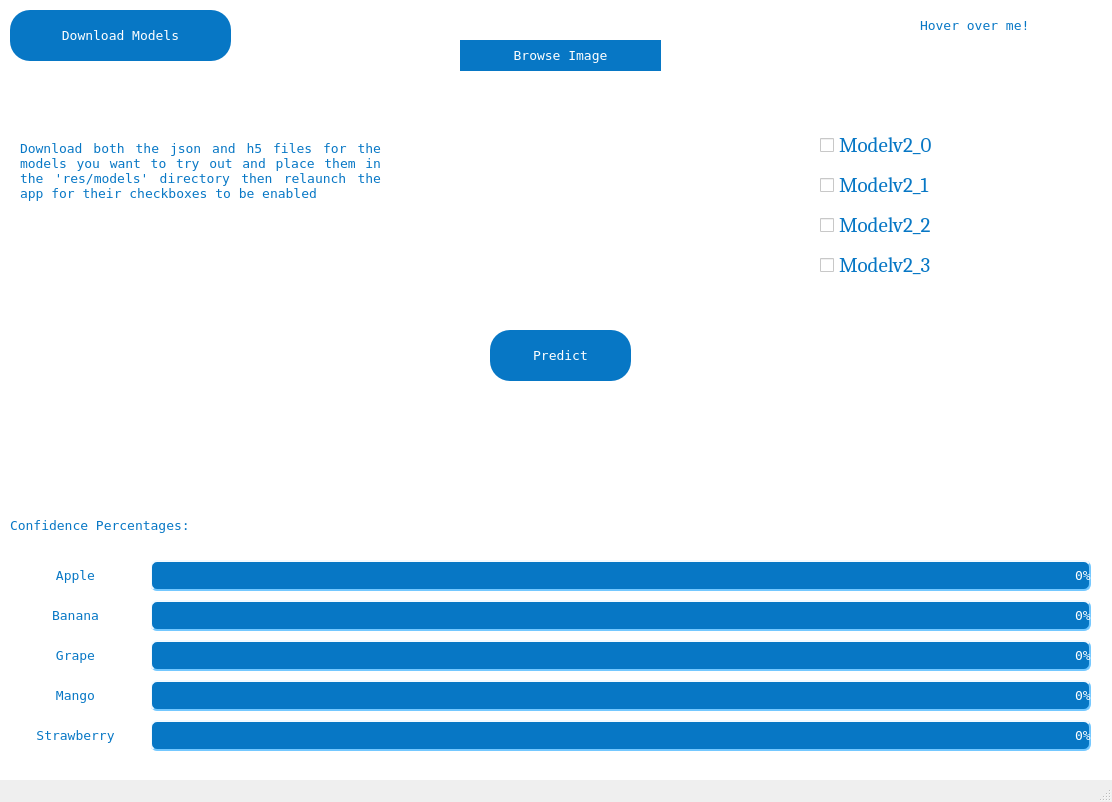
<?xml version="1.0" encoding="UTF-8"?>
<ui version="4.0">
 <class>MainWindow</class>
 <widget class="QMainWindow" name="MainWindow">
  <property name="geometry">
   <rect>
    <x>0</x>
    <y>0</y>
    <width>1112</width>
    <height>802</height>
   </rect>
  </property>
  <property name="sizePolicy">
   <sizepolicy hsizetype="Fixed" vsizetype="Fixed">
    <horstretch>0</horstretch>
    <verstretch>0</verstretch>
   </sizepolicy>
  </property>
  <property name="font">
   <font>
    <family>DejaVu Sans Mono</family>
    <pointsize>10</pointsize>
    <weight>50</weight>
    <italic>false</italic>
    <bold>false</bold>
   </font>
  </property>
  <property name="windowTitle">
   <string>NFA to DFA</string>
  </property>
  <property name="styleSheet">
   <string notr="true">font: 10pt &quot;DejaVu Sans Mono&quot;;
</string>
  </property>
  <widget class="QWidget" name="centralwidget">
   <property name="styleSheet">
    <string notr="true">background-color: rgb(255, 255, 255);</string>
   </property>
   <widget class="QPushButton" name="predictBtn">
    <property name="geometry">
     <rect>
      <x>490</x>
      <y>330</y>
      <width>141</width>
      <height>51</height>
     </rect>
    </property>
    <property name="styleSheet">
     <string notr="true">color: rgb(255, 255, 255);
font: 75 16pt &quot;Cambria&quot;;
background-color:rgb(7, 119, 197);
border-radius:20px;
</string>
    </property>
    <property name="text">
     <string>Predict</string>
    </property>
   </widget>
   <widget class="QPushButton" name="browsePictureBtn">
    <property name="geometry">
     <rect>
      <x>460</x>
      <y>40</y>
      <width>201</width>
      <height>31</height>
     </rect>
    </property>
    <property name="styleSheet">
     <string notr="true">color: rgb(255, 255, 255);
font: 75 12pt &quot;Cambria&quot;;
background-color:rgb(7, 119, 197);
border-radius:20px;
</string>
    </property>
    <property name="text">
     <string>Browse Image</string>
    </property>
   </widget>
   <widget class="QLabel" name="imgView">
    <property name="geometry">
     <rect>
      <x>450</x>
      <y>90</y>
      <width>224</width>
      <height>224</height>
     </rect>
    </property>
    <property name="text">
     <string/>
    </property>
    <property name="pixmap">
     <pixmap>../img.png</pixmap>
    </property>
    <property name="scaledContents">
     <bool>true</bool>
    </property>
   </widget>
   <widget class="QLabel" name="predictedText">
    <property name="geometry">
     <rect>
      <x>20</x>
      <y>390</y>
      <width>1071</width>
      <height>91</height>
     </rect>
    </property>
    <property name="styleSheet">
     <string notr="true">color: rgb(7, 119, 197);
font: 75 16pt &quot;Cambria&quot;;</string>
    </property>
    <property name="text">
     <string/>
    </property>
    <property name="alignment">
     <set>Qt::AlignCenter</set>
    </property>
   </widget>
   <widget class="QCheckBox" name="modelv20cb">
    <property name="geometry">
     <rect>
      <x>820</x>
      <y>130</y>
      <width>151</width>
      <height>31</height>
     </rect>
    </property>
    <property name="font">
     <font>
      <family>Cambria</family>
      <pointsize>16</pointsize>
      <weight>9</weight>
      <italic>false</italic>
      <bold>false</bold>
     </font>
    </property>
    <property name="styleSheet">
     <string notr="true">color: rgb(7, 119, 197);
font: 75 16pt &quot;Cambria&quot;;</string>
    </property>
    <property name="text">
     <string>Modelv2_0</string>
    </property>
   </widget>
   <widget class="QCheckBox" name="modelv21cb">
    <property name="geometry">
     <rect>
      <x>820</x>
      <y>170</y>
      <width>151</width>
      <height>31</height>
     </rect>
    </property>
    <property name="font">
     <font>
      <family>Cambria</family>
      <pointsize>16</pointsize>
      <weight>9</weight>
      <italic>false</italic>
      <bold>false</bold>
     </font>
    </property>
    <property name="styleSheet">
     <string notr="true">color: rgb(7, 119, 197);
font: 75 16pt &quot;Cambria&quot;;</string>
    </property>
    <property name="text">
     <string>Modelv2_1</string>
    </property>
   </widget>
   <widget class="QCheckBox" name="modelv22cb">
    <property name="geometry">
     <rect>
      <x>820</x>
      <y>210</y>
      <width>151</width>
      <height>31</height>
     </rect>
    </property>
    <property name="font">
     <font>
      <family>Cambria</family>
      <pointsize>16</pointsize>
      <weight>9</weight>
      <italic>false</italic>
      <bold>false</bold>
     </font>
    </property>
    <property name="styleSheet">
     <string notr="true">color: rgb(7, 119, 197);
font: 75 16pt &quot;Cambria&quot;;</string>
    </property>
    <property name="text">
     <string>Modelv2_2</string>
    </property>
   </widget>
   <widget class="QProgressBar" name="appleProgressBar">
    <property name="geometry">
     <rect>
      <x>150</x>
      <y>560</y>
      <width>941</width>
      <height>31</height>
     </rect>
    </property>
    <property name="styleSheet">
     <string notr="true">QProgressBar {
                          background-color: rgb(7, 119, 197);
                          color: white;
                          border-style: outset;
                          border-width: 2px;
                          border-color: #74c8ff;
                          border-radius: 7px;
                          text-align: right; }
QProgressBar::chunk {
                          background-color: #333333; }</string>
    </property>
    <property name="value">
     <number>0</number>
    </property>
   </widget>
   <widget class="QProgressBar" name="bananaProgressBar">
    <property name="geometry">
     <rect>
      <x>150</x>
      <y>600</y>
      <width>941</width>
      <height>31</height>
     </rect>
    </property>
    <property name="styleSheet">
     <string notr="true">QProgressBar {
                          background-color: rgb(7, 119, 197);
                          color: white;
                          border-style: outset;
                          border-width: 2px;
                          border-color: #74c8ff;
                          border-radius: 7px;
                          text-align: right; }
QProgressBar::chunk {
                          background-color: #333333; }</string>
    </property>
    <property name="value">
     <number>0</number>
    </property>
   </widget>
   <widget class="QProgressBar" name="grapeProgressBar">
    <property name="geometry">
     <rect>
      <x>150</x>
      <y>640</y>
      <width>941</width>
      <height>31</height>
     </rect>
    </property>
    <property name="styleSheet">
     <string notr="true">QProgressBar {
                          background-color: rgb(7, 119, 197);
                          color: white;
                          border-style: outset;
                          border-width: 2px;
                          border-color: #74c8ff;
                          border-radius: 7px;
                          text-align: right; }
QProgressBar::chunk {
                          background-color: #333333; }</string>
    </property>
    <property name="value">
     <number>0</number>
    </property>
   </widget>
   <widget class="QProgressBar" name="mangoProgressBar">
    <property name="geometry">
     <rect>
      <x>150</x>
      <y>680</y>
      <width>941</width>
      <height>31</height>
     </rect>
    </property>
    <property name="styleSheet">
     <string notr="true">QProgressBar {
                          background-color: rgb(7, 119, 197);
                          color: white;
                          border-style: outset;
                          border-width: 2px;
                          border-color: #74c8ff;
                          border-radius: 7px;
                          text-align: right; }
QProgressBar::chunk {
                          background-color: #333333; }</string>
    </property>
    <property name="value">
     <number>0</number>
    </property>
   </widget>
   <widget class="QProgressBar" name="strawberryProgressBar">
    <property name="geometry">
     <rect>
      <x>150</x>
      <y>720</y>
      <width>941</width>
      <height>31</height>
     </rect>
    </property>
    <property name="styleSheet">
     <string notr="true">QProgressBar {
                          background-color: rgb(7, 119, 197);
                          color: white;
                          border-style: outset;
                          border-width: 2px;
                          border-color: #74c8ff;
                          border-radius: 7px;
                          text-align: right; }
QProgressBar::chunk {
                          background-color: #333333; }</string>
    </property>
    <property name="value">
     <number>0</number>
    </property>
   </widget>
   <widget class="QLabel" name="Text_2">
    <property name="geometry">
     <rect>
      <x>0</x>
      <y>560</y>
      <width>151</width>
      <height>31</height>
     </rect>
    </property>
    <property name="styleSheet">
     <string notr="true">color: rgb(7, 119, 197);
font: 75 16pt &quot;Cambria&quot;;</string>
    </property>
    <property name="text">
     <string>Apple</string>
    </property>
    <property name="alignment">
     <set>Qt::AlignCenter</set>
    </property>
   </widget>
   <widget class="QLabel" name="Text_3">
    <property name="geometry">
     <rect>
      <x>0</x>
      <y>600</y>
      <width>151</width>
      <height>31</height>
     </rect>
    </property>
    <property name="styleSheet">
     <string notr="true">color: rgb(7, 119, 197);
font: 75 16pt &quot;Cambria&quot;;</string>
    </property>
    <property name="text">
     <string>Banana</string>
    </property>
    <property name="alignment">
     <set>Qt::AlignCenter</set>
    </property>
   </widget>
   <widget class="QLabel" name="Text_4">
    <property name="geometry">
     <rect>
      <x>0</x>
      <y>630</y>
      <width>151</width>
      <height>51</height>
     </rect>
    </property>
    <property name="styleSheet">
     <string notr="true">color: rgb(7, 119, 197);
font: 75 16pt &quot;Cambria&quot;;</string>
    </property>
    <property name="text">
     <string>Grape</string>
    </property>
    <property name="alignment">
     <set>Qt::AlignCenter</set>
    </property>
   </widget>
   <widget class="QLabel" name="Text_5">
    <property name="geometry">
     <rect>
      <x>0</x>
      <y>670</y>
      <width>151</width>
      <height>51</height>
     </rect>
    </property>
    <property name="styleSheet">
     <string notr="true">color: rgb(7, 119, 197);
font: 75 16pt &quot;Cambria&quot;;</string>
    </property>
    <property name="text">
     <string>Mango</string>
    </property>
    <property name="alignment">
     <set>Qt::AlignCenter</set>
    </property>
   </widget>
   <widget class="QLabel" name="Text_6">
    <property name="geometry">
     <rect>
      <x>0</x>
      <y>710</y>
      <width>151</width>
      <height>51</height>
     </rect>
    </property>
    <property name="styleSheet">
     <string notr="true">color: rgb(7, 119, 197);
font: 75 16pt &quot;Cambria&quot;;</string>
    </property>
    <property name="text">
     <string>Strawberry</string>
    </property>
    <property name="alignment">
     <set>Qt::AlignCenter</set>
    </property>
   </widget>
   <widget class="QLabel" name="Text_7">
    <property name="geometry">
     <rect>
      <x>10</x>
      <y>500</y>
      <width>361</width>
      <height>51</height>
     </rect>
    </property>
    <property name="styleSheet">
     <string notr="true">color: rgb(7, 119, 197);
font: 75 16pt &quot;Cambria&quot;;</string>
    </property>
    <property name="text">
     <string>Confidence Percentages:</string>
    </property>
    <property name="alignment">
     <set>Qt::AlignLeading|Qt::AlignLeft|Qt::AlignVCenter</set>
    </property>
   </widget>
   <widget class="QCheckBox" name="modelv23cb">
    <property name="geometry">
     <rect>
      <x>820</x>
      <y>250</y>
      <width>151</width>
      <height>31</height>
     </rect>
    </property>
    <property name="font">
     <font>
      <family>Cambria</family>
      <pointsize>16</pointsize>
      <weight>9</weight>
      <italic>false</italic>
      <bold>false</bold>
     </font>
    </property>
    <property name="styleSheet">
     <string notr="true">color: rgb(7, 119, 197);
font: 75 16pt &quot;Cambria&quot;;</string>
    </property>
    <property name="text">
     <string>Modelv2_3</string>
    </property>
   </widget>
   <widget class="QPushButton" name="openDriveBtn">
    <property name="geometry">
     <rect>
      <x>10</x>
      <y>10</y>
      <width>221</width>
      <height>51</height>
     </rect>
    </property>
    <property name="styleSheet">
     <string notr="true">color: rgb(255, 255, 255);
font: 75 16pt &quot;Cambria&quot;;
background-color:rgb(7, 119, 197);
border-radius:20px;
</string>
    </property>
    <property name="text">
     <string>Download Models</string>
    </property>
   </widget>
   <widget class="QLabel" name="Text_8">
    <property name="geometry">
     <rect>
      <x>20</x>
      <y>80</y>
      <width>361</width>
      <height>181</height>
     </rect>
    </property>
    <property name="styleSheet">
     <string notr="true">color: rgb(7, 119, 197);
font: 75 16pt &quot;Cambria&quot;;</string>
    </property>
    <property name="text">
     <string>Download both the json and h5 files for the models you want to try out and place them in the 'res/models' directory then relaunch the app for their checkboxes to be enabled</string>
    </property>
    <property name="alignment">
     <set>Qt::AlignJustify|Qt::AlignVCenter</set>
    </property>
    <property name="wordWrap">
     <bool>true</bool>
    </property>
   </widget>
   <widget class="QLabel" name="Text_9">
    <property name="geometry">
     <rect>
      <x>920</x>
      <y>10</y>
      <width>181</width>
      <height>31</height>
     </rect>
    </property>
    <property name="toolTip">
     <string>&lt;html&gt;&lt;head/&gt;&lt;body&gt;&lt;p align=&quot;center&quot;&gt;&lt;span style=&quot; font-size:14pt; font-weight:600;&quot;&gt;Created by:&lt;/span&gt;&lt;/p&gt;&lt;p align=&quot;center&quot;&gt;&lt;span style=&quot; font-size:14pt; font-weight:600;&quot;&gt;Anthony Amgad Fayek Selim : 19P9880&lt;/span&gt;&lt;/p&gt;&lt;/body&gt;&lt;/html&gt;</string>
    </property>
    <property name="styleSheet">
     <string notr="true">color: rgb(7, 119, 197);
font: 75 16pt &quot;Cambria&quot;;</string>
    </property>
    <property name="text">
     <string>Hover over me!</string>
    </property>
    <property name="alignment">
     <set>Qt::AlignJustify|Qt::AlignVCenter</set>
    </property>
    <property name="wordWrap">
     <bool>true</bool>
    </property>
   </widget>
   <zorder>predictBtn</zorder>
   <zorder>browsePictureBtn</zorder>
   <zorder>imgView</zorder>
   <zorder>predictedText</zorder>
   <zorder>modelv20cb</zorder>
   <zorder>modelv21cb</zorder>
   <zorder>modelv22cb</zorder>
   <zorder>appleProgressBar</zorder>
   <zorder>bananaProgressBar</zorder>
   <zorder>grapeProgressBar</zorder>
   <zorder>mangoProgressBar</zorder>
   <zorder>strawberryProgressBar</zorder>
   <zorder>Text_3</zorder>
   <zorder>Text_6</zorder>
   <zorder>Text_5</zorder>
   <zorder>Text_4</zorder>
   <zorder>Text_2</zorder>
   <zorder>Text_7</zorder>
   <zorder>modelv23cb</zorder>
   <zorder>openDriveBtn</zorder>
   <zorder>Text_8</zorder>
   <zorder>Text_9</zorder>
  </widget>
  <widget class="QStatusBar" name="statusbar"/>
 </widget>
 <resources/>
 <connections/>
</ui>
